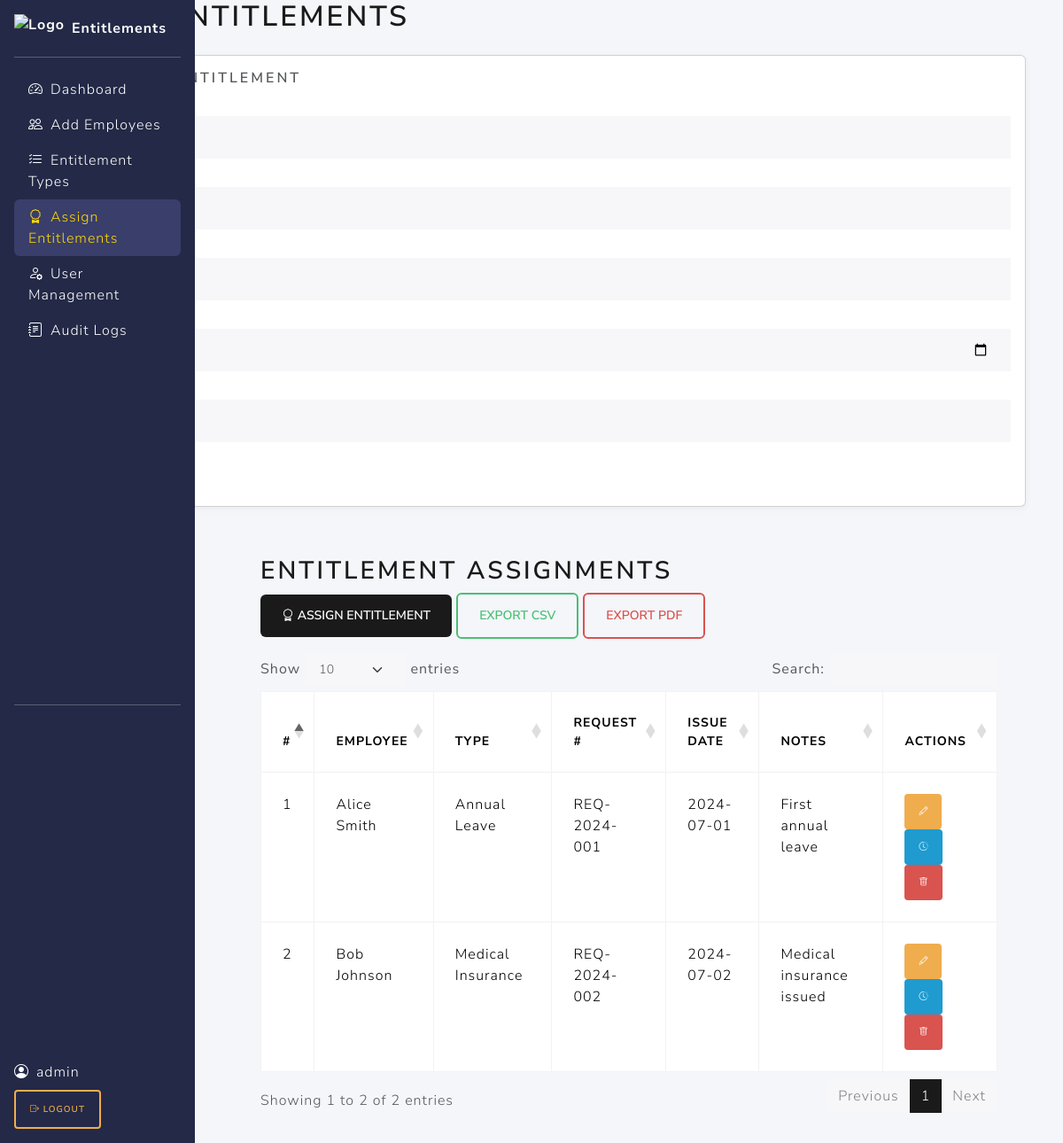
Screenshot of /pages/assign_entitlement.php (signed in) with the database file from the repository.
### tables this page shows
CREATE TABLE entitlements (
    id INT AUTO_INCREMENT PRIMARY KEY,
    employee_id INT NOT NULL,
    entitlement_type_id INT NOT NULL,
    request_number VARCHAR(50) NOT NULL,
    issue_date DATE NOT NULL,
    notes TEXT,
    created_at TIMESTAMP DEFAULT CURRENT_TIMESTAMP,
    FOREIGN KEY (employee_id) REFERENCES employees(id) ON DELETE CASCADE,
    FOREIGN KEY (entitlement_type_id) REFERENCES entitlement_types(id) ON DELETE CASCADE
);

CREATE TABLE employees (
    id INT AUTO_INCREMENT PRIMARY KEY,
    employee_number VARCHAR(20) NOT NULL UNIQUE,
    name VARCHAR(100) NOT NULL,
    department VARCHAR(100),
    email VARCHAR(100),
    created_at TIMESTAMP DEFAULT CURRENT_TIMESTAMP
);

CREATE TABLE entitlement_types (
    id INT AUTO_INCREMENT PRIMARY KEY,
    name VARCHAR(100) NOT NULL UNIQUE,
    description TEXT,
    requirements TEXT,
    created_at TIMESTAMP DEFAULT CURRENT_TIMESTAMP
);

### pages/assign_entitlement.php (the view, shortened to what this page needs)
<?php
require_once '../db/db.php';
$where = [];
$params = [];
$where_sql = $where ? 'WHERE ' . implode(' AND ', $where) : '';
$sql = "SELECT en.*, e.name as emp_name, t.name as type_name FROM entitlements en JOIN employees e ON en.employee_id=e.id JOIN entitlement_types t ON en.entitlement_type_id=t.id $where_sql ORDER BY en.id DESC";
$stmt = $pdo->prepare($sql);
$stmt->execute($params);
$assignments = $stmt->fetchAll();
?>
<!DOCTYPE html>
<html lang="en">
<head>
    <link rel="stylesheet" href="https://cdn.jsdelivr.net/npm/bootstrap@5.3.0/dist/css/bootstrap.min.css">
    <link rel="stylesheet" href="../assets/style.css">
    <link rel="stylesheet" href="https://cdn.jsdelivr.net/npm/datatables.net-bs5@1.13.6/css/dataTables.bootstrap5.min.css">
</head>
<body>
<?php include 'navbar.php'; ?>
<div class="container">
    <h1 class="mb-4">Assign Entitlements</h1>
    <div class="card mb-4">
        <div class="card-body">
            <h5>Assign New Entitlement</h5>
            <form method="post">
                <div class="mb-2">
                    <label>Employee</label>
                    <select name="employee_id" class="form-control" required>
                        <option value="">Select...</option>
                    </select>
                </div>
                <div class="mb-2">
                    <label>Entitlement Type</label>
                    <select name="entitlement_type_id" class="form-control" required>
                        <option value="">Select...</option>
                    </select>
                </div>
                <div class="mb-2">
                    <label>Request Number</label>
                    <input type="text" name="request_number" class="form-control" required>
                </div>
                <div class="mb-2">
                    <label>Issue Date</label>
                    <input type="date" name="issue_date" class="form-control" required>
                </div>
                <div class="mb-2">
                    <label>Notes (optional)</label>
                    <input type="text" name="notes" class="form-control">
                </div>
                <button type="submit" class="btn btn-primary">Assign</button>
            </form>
        </div>
    </div>
    <div class="main-content">
        <h2>Entitlement Assignments</h2>
        <button class="btn btn-primary mb-3" data-bs-toggle="modal" data-bs-target="#addModal"><i class="bi bi-award"></i> Assign Entitlement</button>
        <button class="btn btn-outline-success mb-3" onclick="window.location='?export=csv'">Export CSV</button>
        <button class="btn btn-outline-danger mb-3" onclick="window.location='?export=pdf'">Export PDF</button>
        <table id="assignTable" class="table table-hover table-bordered w-100">
            <thead><tr><th>#</th><th>Employee</th><th>Type</th><th>Request #</th><th>Issue Date</th><th>Notes</th><th>Actions</th></tr></thead>
            <tbody>
            <?php foreach ($assignments as $a): ?>
                <tr>
                    <td><?php echo $a['id']; ?></td>
                    <td><?php echo htmlspecialchars($a['emp_name']); ?></td>
                    <td><?php echo htmlspecialchars($a['type_name']); ?></td>
                    <td><?php echo htmlspecialchars($a['request_number']); ?></td>
                    <td><?php echo htmlspecialchars($a['issue_date']); ?></td>
                    <td><?php echo htmlspecialchars($a['notes']); ?></td>
                    <td>
                        <button class="btn btn-sm btn-warning" data-bs-toggle="modal" data-bs-target="#editModal<?php echo $a['id']; ?>"><i class="bi bi-pencil"></i></button>
                        <a href="edit_history.php?table=entitlements&id=<?php echo $a['id']; ?>" class="btn btn-sm btn-info"><i class="bi bi-clock-history"></i></a>
                        <a href="?delete=<?php echo $a['id']; ?>" class="btn btn-sm btn-danger" onclick="return confirm('Delete this assignment?')"><i class="bi bi-trash"></i></a>
                    </td>
                </tr>
            <?php endforeach; ?>
            </tbody>
        </table>
        <div class="toast-container position-fixed top-0 end-0 p-3">
        </div>
    </div>
</div>
</body>
</html>

### pages/navbar.php (shortened to what this page needs)
<?php
$page = basename($_SERVER['PHP_SELF']);
?>
<link rel="stylesheet" href="https://cdn.jsdelivr.net/npm/bootstrap-icons@1.10.5/font/bootstrap-icons.css">
<div class="sidebar d-flex flex-column flex-shrink-0 p-3">
    <a href="dashboard.php" class="navbar-brand d-flex align-items-center mb-3 mb-md-0 me-md-auto text-white text-decoration-none">
        <img src="../assets/logo.png" alt="Logo"> Entitlements
    </a>
    <hr>
    <ul class="nav nav-pills flex-column mb-auto">
        <li><a href="dashboard.php" class="nav-link<?php if($page=='dashboard.php') echo ' active';?>"><i class="bi bi-speedometer2 me-2"></i>Dashboard</a></li>
        <li><a href="employees.php" class="nav-link<?php if($page=='employees.php') echo ' active';?>"><i class="bi bi-people me-2"></i>Add Employees</a></li>
        <li><a href="entitlement_types.php" class="nav-link<?php if($page=='entitlement_types.php') echo ' active';?>"><i class="bi bi-list-check me-2"></i>Entitlement Types</a></li>
        <li><a href="assign_entitlement.php" class="nav-link<?php if($page=='assign_entitlement.php') echo ' active';?>"><i class="bi bi-award me-2"></i>Assign Entitlements</a></li>
        <?php if ($_SESSION['role'] === 'admin'): ?>
        <li><a href="users.php" class="nav-link<?php if($page=='users.php') echo ' active';?>"><i class="bi bi-person-gear me-2"></i>User Management</a></li>
        <li><a href="audit_logs.php" class="nav-link<?php if($page=='audit_logs.php') echo ' active';?>"><i class="bi bi-journal-text me-2"></i>Audit Logs</a></li>
        <?php endif; ?>
    </ul>
    <hr>
    <div class="mt-auto">
        <div class="d-flex align-items-center">
            <i class="bi bi-person-circle me-2"></i>
            <span><?php echo htmlspecialchars($_SESSION['username']); ?></span>
        </div>
        <a href="logout.php" class="btn btn-outline-warning btn-sm mt-2"><i class="bi bi-box-arrow-right"></i> Logout</a>
    </div>
</div>

### assets/style.css (style rules this page uses)
body { background: #f4f6fa; }
.navbar-brand img { height: 32px; margin-right: 8px; }
.sidebar { min-width: 220px; max-width: 220px; background: #232946; color: #fff; position: fixed; top: 0; left: 0; bottom: 0; padding: 60px 0 0 0; z-index: 1000; }
.sidebar .nav-link { color: #fff; }
.sidebar .nav-link.active, .sidebar .nav-link:hover { background: #393e6a; color: #ffd803; }
.main-content { margin-left: 220px; padding: 2rem 2rem 2rem 2rem; }
.toast-container { position: fixed; top: 1rem; right: 1rem; z-index: 2000; }
.navbar-brand { font-weight: bold; }
.card { box-shadow: 0 2px 8px rgba(0,0,0,0.05); }
.table thead { background: #e9ecef; }

### rows the page displays
entitlements: id "2", employee.name "Bob Johnson", entitlement_type.name "Medical Insurance", request_number "REQ-2024-002", issue_date "2024-07-02", notes "Medical insurance issued"
entitlements: id "1", employee.name "Alice Smith", entitlement_type.name "Annual Leave", request_number "REQ-2024-001", issue_date "2024-07-01", notes "First annual leave"

### other values shown
$_SESSION['username'] "admin"
